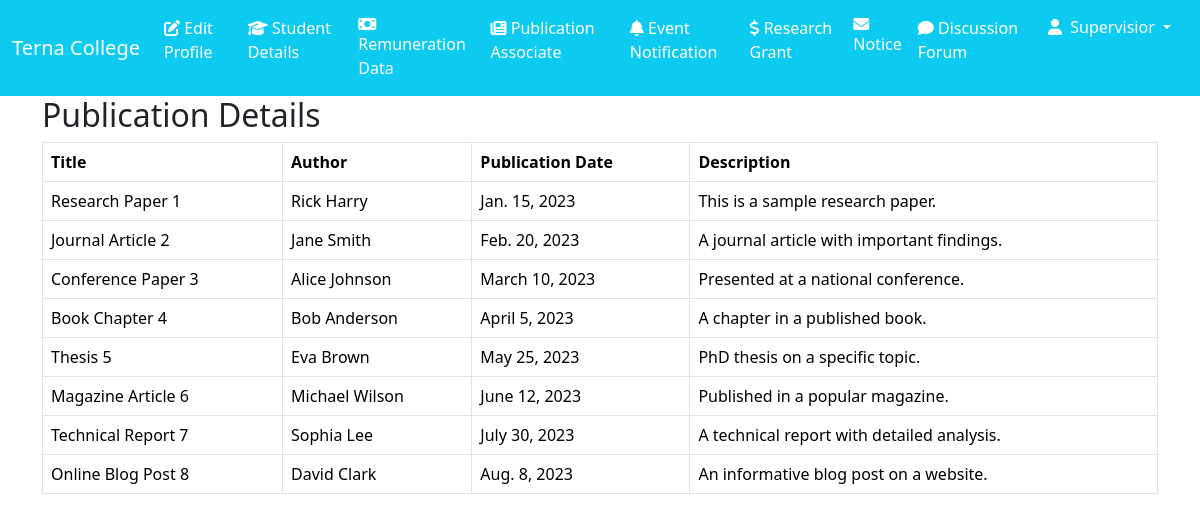
/publication/, run on the app's committed database.
### Homepage/models.py (models this page shows, shortened)
class Publication(models.Model):
    title = models.CharField(max_length=200)
    author = models.CharField(max_length=100)
    publication_date = models.DateField()
    description = models.TextField()

### Homepage/views.py (the view)
# urls.py: path('publication/', views.publication_details, name='publication_details'),
def publication_details(request):
    publications = Publication.objects.all()
    return render(request, 'supervisor/publication_details.html', {'publications': publications})

### Homepage/templates/Supervisor/publication_details.html
{% extends "supervisor_base.html" %}
{% block content %}
    <div class="container">
        <h2>Publication Details</h2>
        <table class="table table-bordered">
            <thead>
                <tr>
                    <th>Title</th>
                    <th>Author</th>
                    <th>Publication Date</th>
                    <th>Description</th>
                </tr>
            </thead>
            <tbody>
                {% for publication in publications %}
                    <tr>
                        <td>{{ publication.title }}</td>
                        <td>{{ publication.author }}</td>
                        <td>{{ publication.publication_date }}</td>
                        <td>{{ publication.description }}</td>
                    </tr>
                {% endfor %}
            </tbody>
        </table>
    </div>
{% endblock %}

### data on the page
Publication: title "Research Paper 1", author "Rick Harry", publication_date "Jan. 15, 2023", description "This is a sample research paper."
Publication: title "Journal Article 2", author "Jane Smith", publication_date "Feb. 20, 2023", description "A journal article with important findings."
Publication: title "Conference Paper 3", author "Alice Johnson", publication_date "March 10, 2023", description "Presented at a national conference."
Publication: title "Book Chapter 4", author "Bob Anderson", publication_date "April 5, 2023", description "A chapter in a published book."
Publication: title "Thesis 5", author "Eva Brown", publication_date "May 25, 2023", description "PhD thesis on a specific topic."
Publication: title "Magazine Article 6", author "Michael Wilson", publication_date "June 12, 2023", description "Published in a popular magazine."
Publication: title "Technical Report 7", author "Sophia Lee", publication_date "July 30, 2023", description "A technical report with detailed analysis."
Publication: title "Online Blog Post 8", author "David Clark", publication_date "Aug. 8, 2023", description "An informative blog post on a website."
